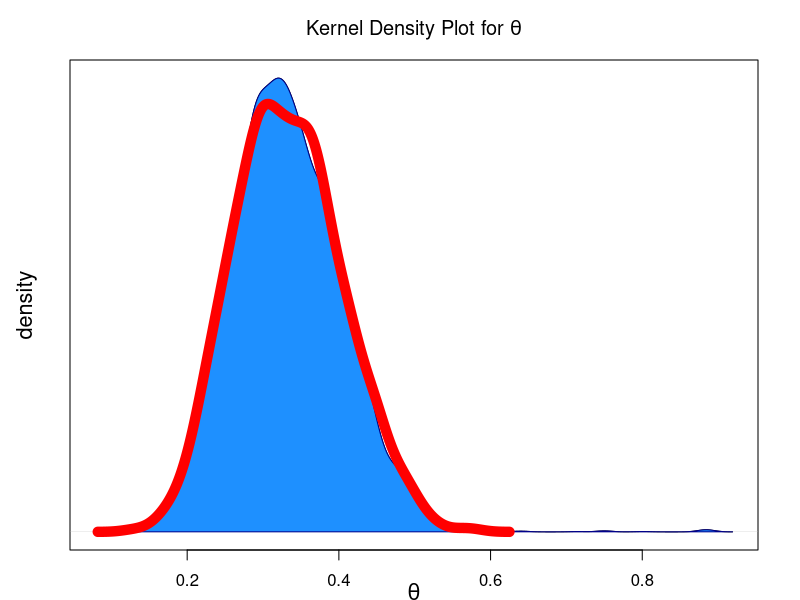

Write R code to recreate this figure.
# The theta is proposed from a normal distribution 
# The coin flips are binomial 
# the prior is beta 

#Observed data
flips <- 41
heads <- 13 
#initial observed data; prior distribution 
a<- 2 
b<- 2


metropolis_algorithm <- function(samples, theta_seed, sd){
  #samples - number of samples we want to draw from the posterior distribution 
  #theta_seed is the initial theta 
  #sd- standard deviation of the proposal distribution which is normal distribution 
  theta_curr <- theta_seed #theta is a probability between 0 and 1
  #create vector of NA's to store sampled parameters
  posterior_thetas <- rep(NA, times = samples)
  for (i in 1:samples){
    theta_prop <- rnorm(n=1, mean = theta_curr, sd=sd) #proposal distribution 
    
    #Compute the bayes numerators 
    
    #if the proposed value is outside the range 
    theta_prop <- ifelse((theta_prop<0 | theta_prop>1), theta_curr, theta_prop)
    
    #Bayes' numerators 
    #likelihood given prior x p(prior)
    posterior_prop<- dbeta(theta_prop, shape1=a, shape2=b)*dbinom(heads, size = flips, prob=theta_prop)
    posterior_curr<- dbeta(theta_curr, shape1=a, shape2=b)*dbinom(heads, size = flips, prob=theta_curr)
    
    #calculate the probability of accepting 
    p_accept_theta_prop <- min(posterior_prop/posterior_curr, 1.0 )
    rand_unif <- runif(n=1)
    
    theta_select<- ifelse(p_accept_theta_prop>rand_unif, theta_prop, theta_curr)
    posterior_thetas[i] <- theta_select
    theta_curr <- theta_select
  }
  return(posterior_thetas)
}

set.seed(555)
posterior_thetas <- metropolis_algorithm(samples = 10000, theta_seed = 0.9, sd = 0.05)

opar <- par()
par(mar=c(2.5,3.5,3,2.1), mgp = c(1.7, 1, 0))
d <- density(posterior_thetas)
plot( d
      ,main = expression(paste('Kernel Density Plot for ', theta))
      ,xlab = expression(theta)
      ,ylab = 'density'
      ,yaxt = 'n'
      ,cex.lab = 1.3
)
polygon(d, col='dodgerblue1', border='dark blue')
### OVERLAY THE PLOT WITH THE ACTUAL POSTERIOR DISTRIBUTION WHICH WE KNOW IS BETA(15, 30)
y<- seq(0,1, by = 0.01)
d2<-dbeta(y, shape1=15, shape2= 30) 
d3<-density(rbeta(1000, shape=15, shape2=30))
lines(d3, lwd = 10, col="red")


